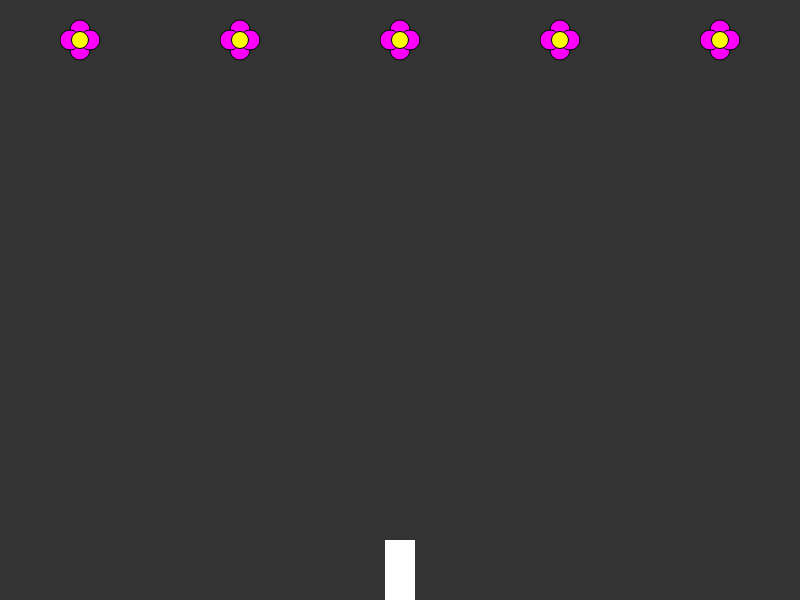
Frame 1 (no input)
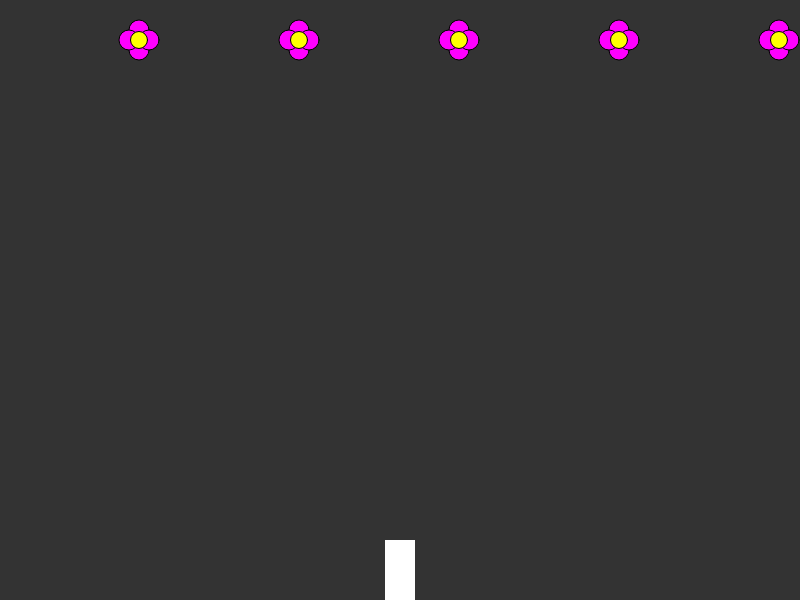
Frame 60 (no input)
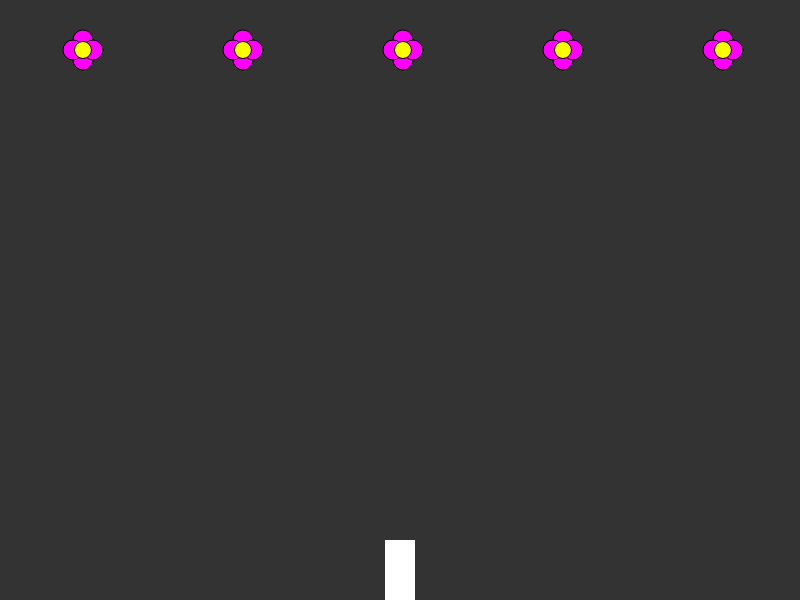
Frame 120 (the mouse pressed at the canvas centre since frame 60)

The p5.js sketch that drew these frames (run headless with seeded random() and noise() and a simulated clock; from frame 60 on, the mouse is pressed at the canvas centre):

// p5.js sketch
// ── sketch.js
let ship;
let drops = [];
let flowers = [];
let flowerCornered = false;

/**
 * First function called by p5js library
 * @returns undefined
 */
function setup() {
  createCanvas(800, 600);
  ship = new Ship();

  // Create flowers
  const n = 5;
  for (let i = 0; i < n; i++) {
    const xPos = (width * (2 * (i + 1) - 1)) / (2 * n);
    flowers[i] = new Flower(xPos, 40);
  }
}

/**
 * Continually called by p5js library
 * @returns undefined
 */
function draw() {
  background(51);
  ship.show();
  shipMovement();
  flowerExplosion();
  flowers.forEach(flower => flower.show());
  checkCornered();
  if (flowerCornered) {
    flowersAdvance();
  }
  drops.forEach(drop => {
    flowers.forEach(flower => drop.collision(flower));
  });
  dropDisappear();
  drops.forEach(drop => {
    drop.show();
    drop.move();
  });
}

/**
 * Controls for the movement of the ship
 * @returns undefined
 */
function shipMovement() {
  if (keyIsDown(RIGHT_ARROW) && ship.x < width - ship.size/2) {
    ship.move(5);
  } 
  if (keyIsDown(LEFT_ARROW) && ship.x > ship.size/2) {
    ship.move(-5);
  }
}

/**
 * Controls cannon if ship for firing water drops
 * @returns undefined
 */
function keyPressed() {
  if (keyCode === 32) {
    drops.push(new Drop(ship.x, height - 60))
  }
}

/**
 * Checks if any flower in array is at a corner
 * @returns undefined
 */
function checkCornered() {
  flowers.forEach(flower => {
    if (
      flower.x > width - flower.diameter
      || flower.x < flower.diameter
    ) {
      flowerCornered = true;
    }
  })
}

/**
 * Executes the movement of the flowers when they are cornered
 * @returns undefined
 */
function flowersAdvance() {
  flowers.forEach((flower) => {
    flower.speedX = -flower.speedX;
    flower.y += flower.diameter/2;
  });
  flowerCornered = false;
}

/**
 * Makes flower disappear when it reaches certain size
 * @returns undefined
 */
function flowerExplosion() {
  for (let i = flowers.length; i >= 0; i--) {
    if (flowers[i] && flowers[i].diameter > 30) {
      flowers.splice(i, 1);
      flowers.forEach(flower => flower.speedX *= 1.1);
    }
  }
}

/**
 * Makes drop disappear as it collides with flowers
 * @returns undefined
 */
function dropDisappear() {
  for (let i = drops.length; i > 0; i--) {
    if (drops[i] && drops[i].collided) {
      drops.splice(i, 1);
    }
  }
}
// ── drop.js
class Drop {
  constructor(x, y) {
    this.x = x;
    this.y = y;
    this.diameter = 10;
    this.collided = false;
  }

  show() {
    fill(25, 198, 230);
    noStroke();
    ellipse(this.x, this.y, this.diameter);
  }

  move() {
    this.y -= 3;
  }

  collision(flower) {
    const distance = dist(this.x, this.y, flower.x, flower.y);
    if (distance < this.diameter + flower.diameter - 5) {
      this.collided = true;
      flower.diameter += 1;
    }
  }
}

// ── flower.js
class Flower {
  constructor(x, y) {
    this.x = x;
    this.y = y;
    this.diameter = 20;
    this.speedX = 1;
  }

  update() {
    this.x += this.speedX;
  }

  show() {
    fill(255, 0, 255);
    stroke(0);
    ellipse(this.x, this.y + 10, this.diameter);
    ellipse(this.x, this.y - 10, this.diameter);
    ellipse(this.x + 10, this.y, this.diameter);
    ellipse(this.x - 10, this.y, this.diameter);
    fill(255, 255, 0);
    ellipse(this.x, this.y, this.diameter - 3);
    this.update();
  }
}
// ── ship.js
class Ship {
  constructor() {
    this.x = width / 2;
    this.size = 30
  }

  show() {
    fill(255);
    noStroke();
    rectMode(CENTER);
    rect(this.x, height - this.size, this.size, 2 * this.size);
  }

  move(amount) {
    this.x += amount;
  }
}
